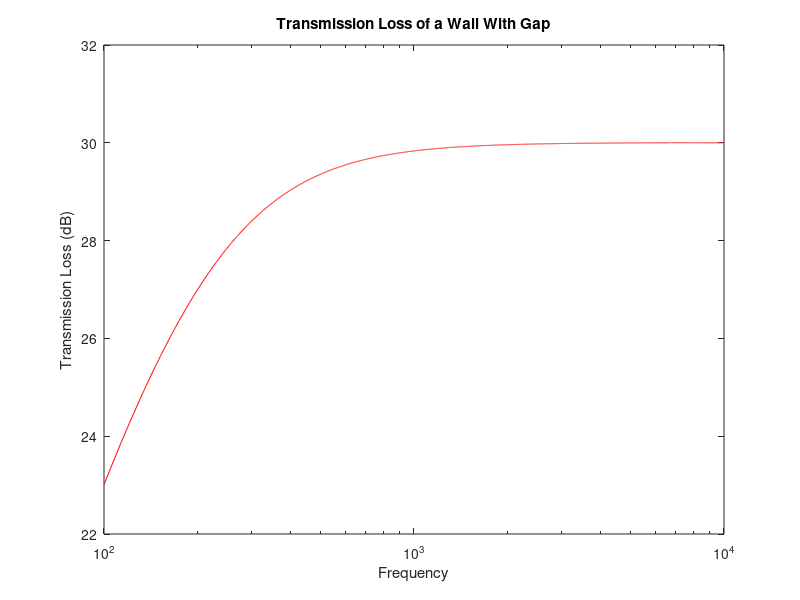
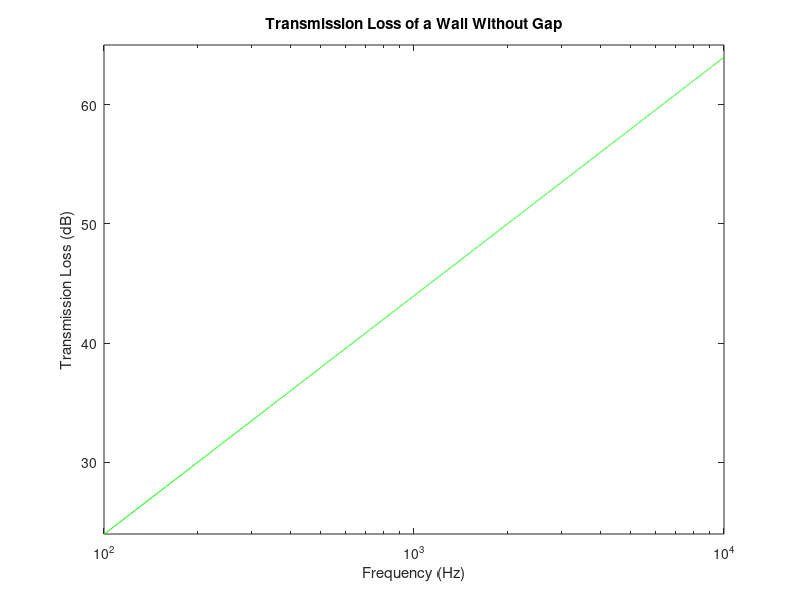

Write MATLAB code to recreate these figures, in order.
clear;
clc;
close all;

% Density 
rho_concrete = 2600;
rho_glass = 2300;
rho_door = 720;
t_gap = 1;

% Thickness
t_concrete = 200*10^(-3);
t_glass = 3*10^(-3);
t_door = 0.05;

% Modified Density Value
modified_rho_concrete = rho_concrete*t_concrete;
modified_rho_glass = rho_glass*t_glass;
modified_rho_door = rho_door*t_door;

% Transmission Loss Arrays
TL_gap_range = [];
TL_concrete_range = [];
TL_glass_range = [];
TL_door_range = [];
TL_avg_range =[];
TL_avg_no_gap_range =[];

% Transmission Coefficient Array
TC_gap_range = [];
TC_concrete_range = [];
TC_glass_range = [];
TC_door_range = [];
TC_avg_range =[];
TC_avg_no_gap_range =[];

% Surface Area Calculation
SA_concrete = 5.75;
SA_glass = 1*1;
SA_door = 2.5*0.9;
SA_gap = 0.9*(10*10^(-3));
SA_door_no_gap = (SA_door + SA_gap);

SA_total = (SA_concrete+SA_glass+SA_door+SA_gap);
SA_total_no_gap = (SA_concrete+SA_glass+SA_door_no_gap);

for f = 100:10000
    
    % Calculate Transmission Loss
    TL_gap = 0;
    TL_concrete = 20*log10(modified_rho_concrete*f) - 42;
    TL_glass = 20*log10(modified_rho_glass*f) - 42;
    TL_door = 20*log10(modified_rho_door*f) - 42;
    
    % Stores in a table
    TL_gap_range = [TL_gap_range, TL_gap];
    TL_concrete_range = [TL_concrete_range, TL_concrete];
    TL_glass_range = [TL_glass_range, TL_glass];
    TL_door_range = [TL_door_range, TL_door];

    % Calculate Transmission Coefficient
    TC_gap = 1;
    TC_concrete = 10^(-TL_concrete/10);
    TC_glass = 10^(-TL_glass/10);
    TC_door = 10^(-TL_door/10);
    
    % Stores in a table
    TC_gap_range = [TC_gap_range, TC_gap];
    TC_concrete_range = [TC_concrete_range, TC_concrete];
    TC_glass_range = [TC_glass_range, TC_glass];
    TC_door_range = [TC_door_range, TC_door];

    % Weighted Transmission Coefficient 
    A = (1/(SA_total));
    TC_avg = A*((SA_gap*TC_gap)+(SA_concrete*TC_concrete) ...
        +(SA_glass*TC_glass)+(SA_door*TC_door));

    TC_avg_range = [TC_avg_range, TC_avg];

    % Weighted Transmission Loss
    TL_avg = 10*log10(1/TC_avg);
    
    TL_avg_range = [TL_avg_range, TL_avg];

    % Weighted Transmission Coefficient With No Gap
    B = (1/SA_total_no_gap);
    TC_avg_no_gap = B*((SA_concrete*TC_concrete) ...
        +(SA_glass*TC_glass)+(SA_door_no_gap*TC_door));
    
    TC_avg_no_gap_range = [TC_avg_no_gap_range, TC_avg_no_gap];

    % Weighted Transmission Loss With No Gap
    TL_avg_no_gap = 10*log10(1/TC_avg_no_gap);

    TL_avg_no_gap_range = [TL_avg_no_gap_range, TL_avg_no_gap];

end

figure;
semilogx(100:10000, TL_avg_range, 'r')
title('Transmission Loss of a Wall With Gap')
xlabel('Frequency')
ylabel('Transmission Loss (dB)')

figure;
semilogx(100:10000, TL_avg_no_gap_range, 'g');
ylim([24,65]);
title('Transmission Loss of a Wall Without Gap');
xlabel('Frequency (Hz)');
ylabel('Transmission Loss (dB)')